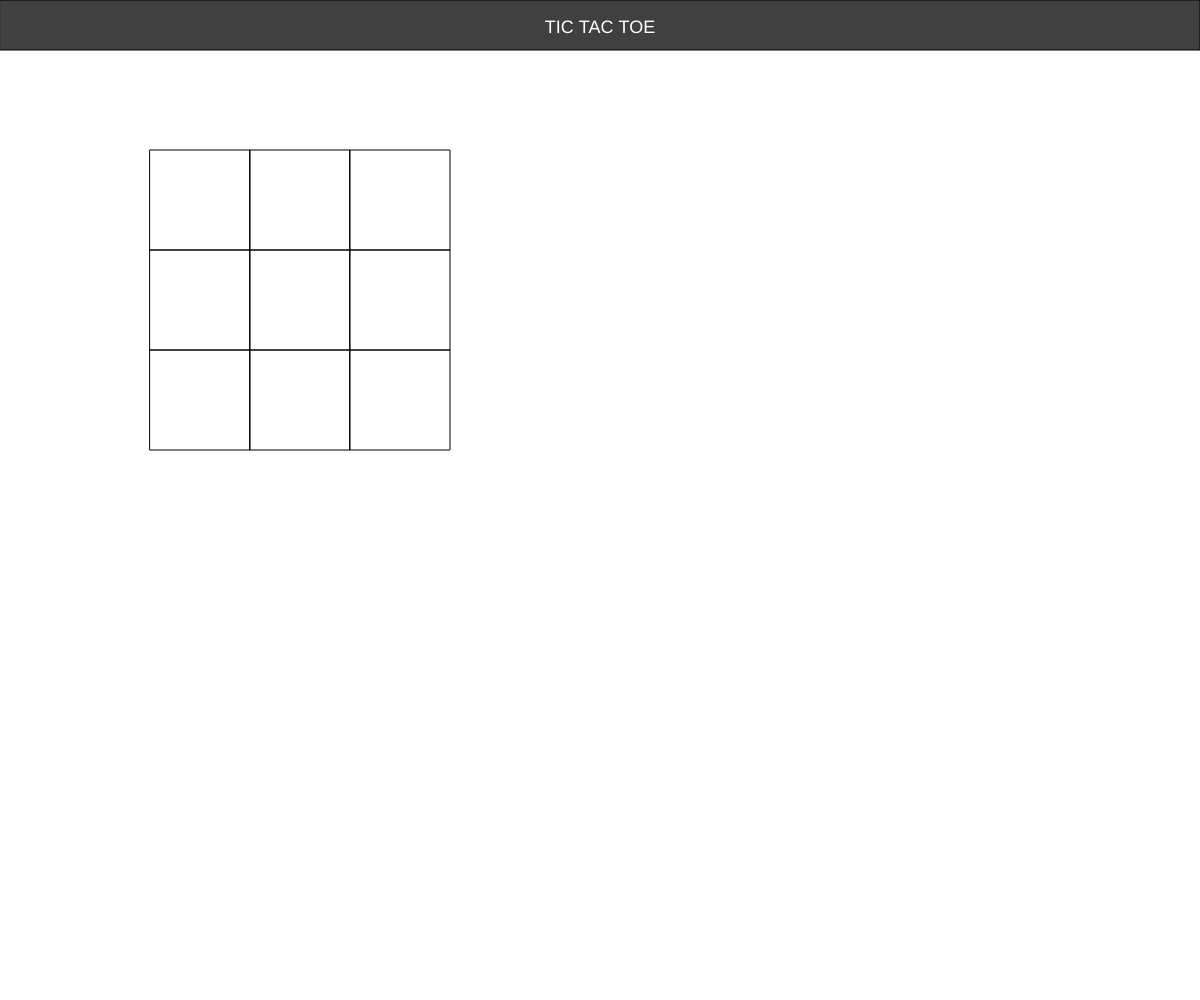
Frame 1 (no input)
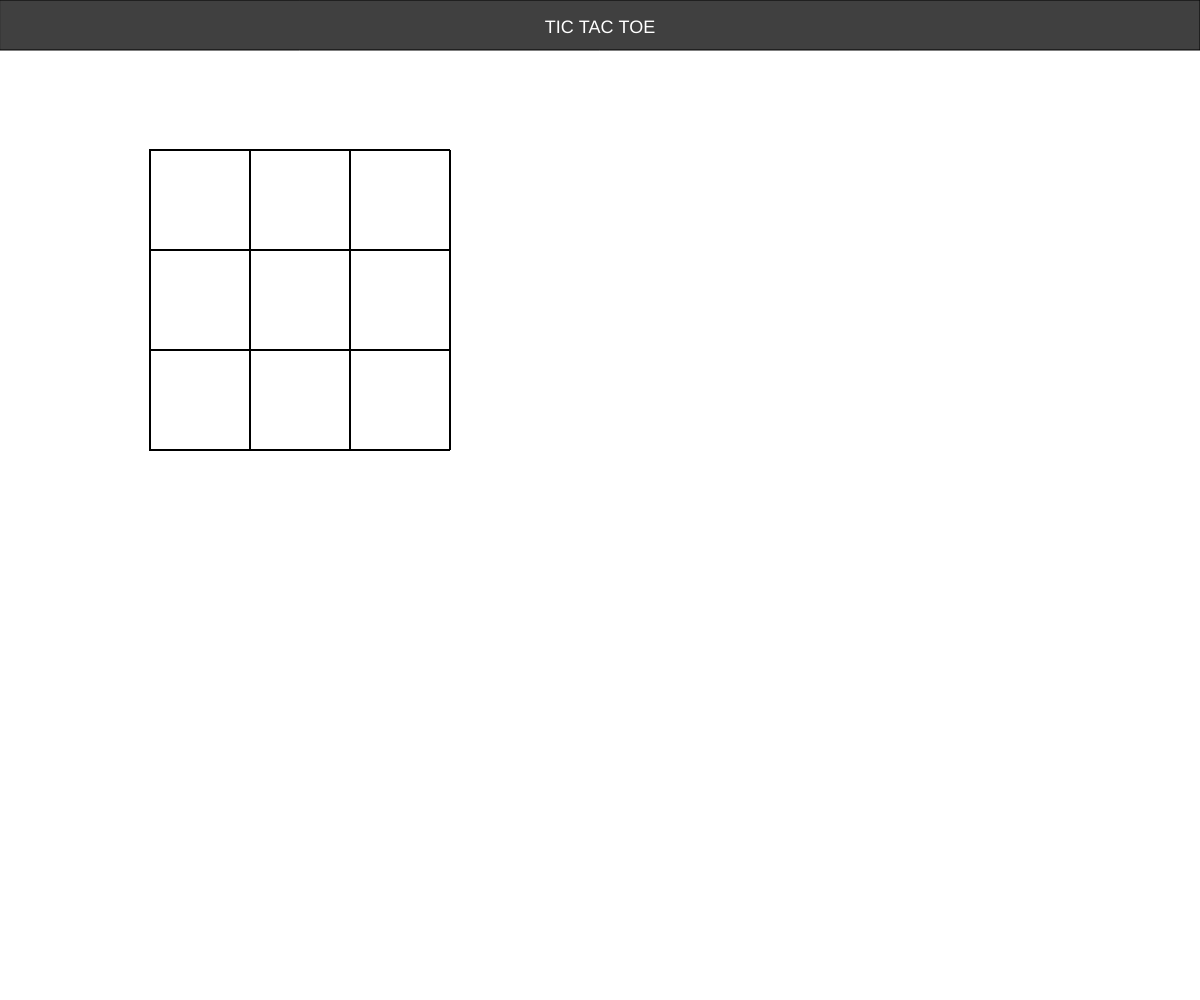
Frame 60 (no input)
Frame 120 (the mouse pressed at the canvas centre since frame 60): identical to frame 60, image omitted

The p5.js sketch that drew these frames (run headless with seeded random() and noise() and a simulated clock; from frame 60 on, the mouse is pressed at the canvas centre):

// p5.js sketch
// ── sketch.js
var turn=0
function setup() {
    createCanvas(innerWidth,innerHeight); 
    background("white");
    fill("#404040");
    rect(0, 0, width, 50);
    textAlign(CENTER);
    fill("White");
    textSize(18);
    text("TIC TAC TOE", width / 2, 33);
    fill("blue");
}


function draw()
{

 createRow(150)
 createRow(250)
 createRow(350)  
}

function createRow(y)
{
  for (x = 150; x < 450; x=x+100)
   {
       var b1= new Box(x,y,100,100); 
       b1.appear();   
   }  
}
// ── Box.js
class Box {
  
    constructor(x,y,w,h ) {
    this.x = x;
    this.y = y;
    this.w = w;
    this.h =h ;
  }

    //make the color boxes appear on canvas
    appear()
    {
      stroke(0);
      strokeWeight(1);
      noFill();
      rect(this.x,this.y,this.w,this.h);
    }
}
